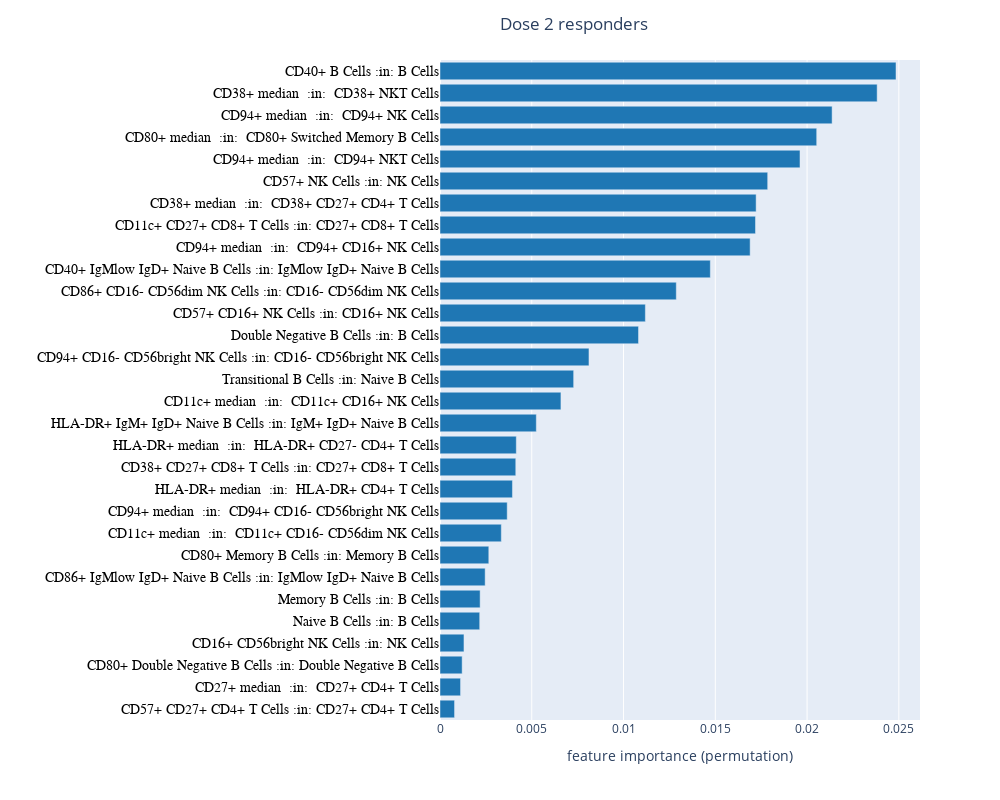

This figure's notebook cell:
### Markdown cell above
### Best features

### Code cell
df = data["SVM_RFE_d2_d"]["df"]
df = df.loc[df["var"]!="age",:]
df = df.sort_values(by="impor_mean",ascending=False)
fig1 = px.bar(df.iloc[:30,:], x="impor_mean", y="var",orientation='h',labels={"impor_mean": "feature importance (permutation)","var": ""})
fig1.update_layout(showlegend=False,height = 800,yaxis={'categoryorder':'total ascending'},width = 1000,title = "Dose 2 responders")
fig1.layout.title.xanchor = 'left'
fig1.layout.title.x = 0.5
fig1.update_traces(marker_color='#1f77b4')
fig1.layout.yaxis.tickfont = dict(size =14, color='black', family='Arial, sans-serif')
#fig1.layout.paper_bgcolor = 'rgb(222,222,222)'
fig1.update(layout_coloraxis_showscale=False)
#fig1.update_yaxes(ticklabelposition="inside top", title=None)
fig1.write_image("fig_ml_A.svg")
fig1

### Figure 1 — Plotly figure (JSON) as saved in the notebook; plotly's stock layout.template omitted (floating-point values rounded to 4 significant figures)
{"data": [{"alignmentgroup": "True", "hovertemplate": "feature importance (permutation)=%{x}<br>=%{y}<extra></extra>", "legendgroup": "", "marker": {"color": "#1f77b4", "pattern": {"shape": ""}}, "name": "", "offsetgroup": "", "orientation": "h", "showlegend": false, "textposition": "auto", "type": "bar", "x": [0.02485, 0.02382, 0.02136, 0.02052, 0.01962, 0.01785, 0.01722, 0.01719, 0.0169, 0.01473, 0.01287, 0.01119, 0.01082, 0.008117, 0.007283, 0.006589, 0.005248, 0.004157, 0.004128, 0.003948, 0.003662, 0.003341, 0.002659, 0.002461, 0.002187, 0.002163, 0.001306, 0.001207, 0.00112, 0.000793], "xaxis": "x", "y": ["CD40+ B Cells :in: B Cells", "CD38+ median  :in:  CD38+ NKT Cells", "CD94+ median  :in:  CD94+ NK Cells", "CD80+ median  :in:  CD80+ Switched Memory B Cells", "CD94+ median  :in:  CD94+ NKT Cells", "CD57+ NK Cells :in: NK Cells", "CD38+ median  :in:  CD38+ CD27+ CD4+ T Cells", "CD11c+ CD27+ CD8+ T Cells :in: CD27+ CD8+ T Cells", "CD94+ median  :in:  CD94+ CD16+ NK Cells", "CD40+ IgMlow IgD+ Naive B Cells :in: IgMlow IgD+ Naive B Cells", "CD86+ CD16- CD56dim NK Cells :in: CD16- CD56dim NK Cells", "CD57+ CD16+ NK Cells :in: CD16+ NK Cells", "Double Negative B Cells :in: B Cells", "CD94+ CD16- CD56bright NK Cells :in: CD16- CD56bright NK Cells", "Transitional B Cells :in: Naive B Cells", "CD11c+ median  :in:  CD11c+ CD16+ NK Cells", "HLA-DR+ IgM+ IgD+ Naive B Cells :in: IgM+ IgD+ Naive B Cells", "HLA-DR+ median  :in:  HLA-DR+ CD27- CD4+ T Cells", "CD38+ CD27+ CD8+ T Cells :in: CD27+ CD8+ T Cells", "HLA-DR+ median  :in:  HLA-DR+ CD4+ T Cells", "CD94+ median  :in:  CD94+ CD16- CD56bright NK Cells", "CD11c+ median  :in:  CD11c+ CD16- CD56dim NK Cells", "CD80+ Memory B Cells :in: Memory B Cells", "CD86+ IgMlow IgD+ Naive B Cells :in: IgMlow IgD+ Naive B Cells", "Memory B Cells :in: B Cells", "Naive B Cells :in: B Cells", "CD16+ CD56bright NK Cells :in: NK Cells", "CD80+ Double Negative B Cells :in: Double Negative B Cells", "CD27+ median  :in:  CD27+ CD4+ T Cells", "CD57+ CD27+ CD4+ T Cells :in: CD27+ CD4+ T Cells"], "yaxis": "y"}], "layout": {"barmode": "relative", "coloraxis": {"showscale": false}, "height": 800, "legend": {"tracegroupgap": 0}, "margin": {"t": 60}, "showlegend": false, "title": {"text": "Dose 2 responders", "x": 0.5, "xanchor": "left"}, "width": 1000, "xaxis": {"anchor": "y", "autorange": true, "domain": [0, 1], "range": [0, 0.02615], "title": {"text": "feature importance (permutation)"}, "type": "linear"}, "yaxis": {"anchor": "x", "autorange": true, "categoryorder": "total ascending", "domain": [0, 1], "range": [-0.5, 29.5], "tickfont": {"color": "black", "family": "Arial, sans-serif", "size": 14}, "title": {"text": ""}, "type": "category"}}}
